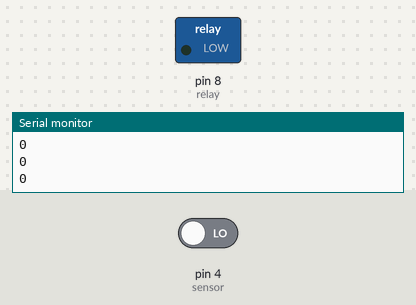
A sketch run on a simulated Arduino Uno, built with avr-gcc and run on an emulated ATmega328P. Parts: switched loads named in the sketch (green lamp = pin HIGH), the last lines printed to the serial monitor. The test bench sets the inputs (shaded band); at power-on: pin 4 (sensor) LOW.

Above: at 1.8 s.
1.9 s: pin 4 (sensor) driven HIGH
At 2.8 s:
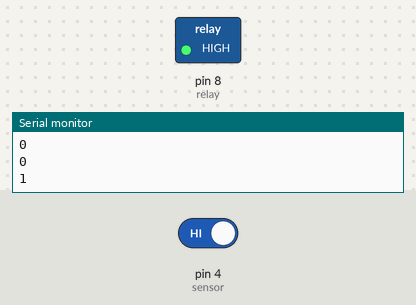
Timing chart, 0 to 4.9 s (numbered marks = the images above; inputs shaded):
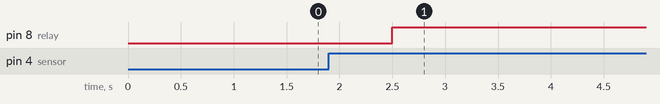

Measured:
- after the input at 1.9 s, pin 8 (relay): LOW → HIGH after 0.60 s

The sketch:

MINI_FINAL.ino
```cpp
int sensor=4,relay=8;                         //obj present=>0 otherwise=>1 assumed dcv and cylinder in retracted
void setup(){
  // put your setup code here, to run once:
pinMode(sensor,INPUT);
pinMode(relay,OUTPUT);
Serial.begin(9600);
}

void loop() {
  // put your main code here, to run repeatedly:
int sense=digitalRead(sensor);
Serial.println(sense);
delay(500);
if(sense==1)
{digitalWrite(relay,HIGH);
 if(sense==0)
{digitalWrite(relay,LOW);
 delay(4000);

  }
  else{delay(4000);
    }
  }

}
```
